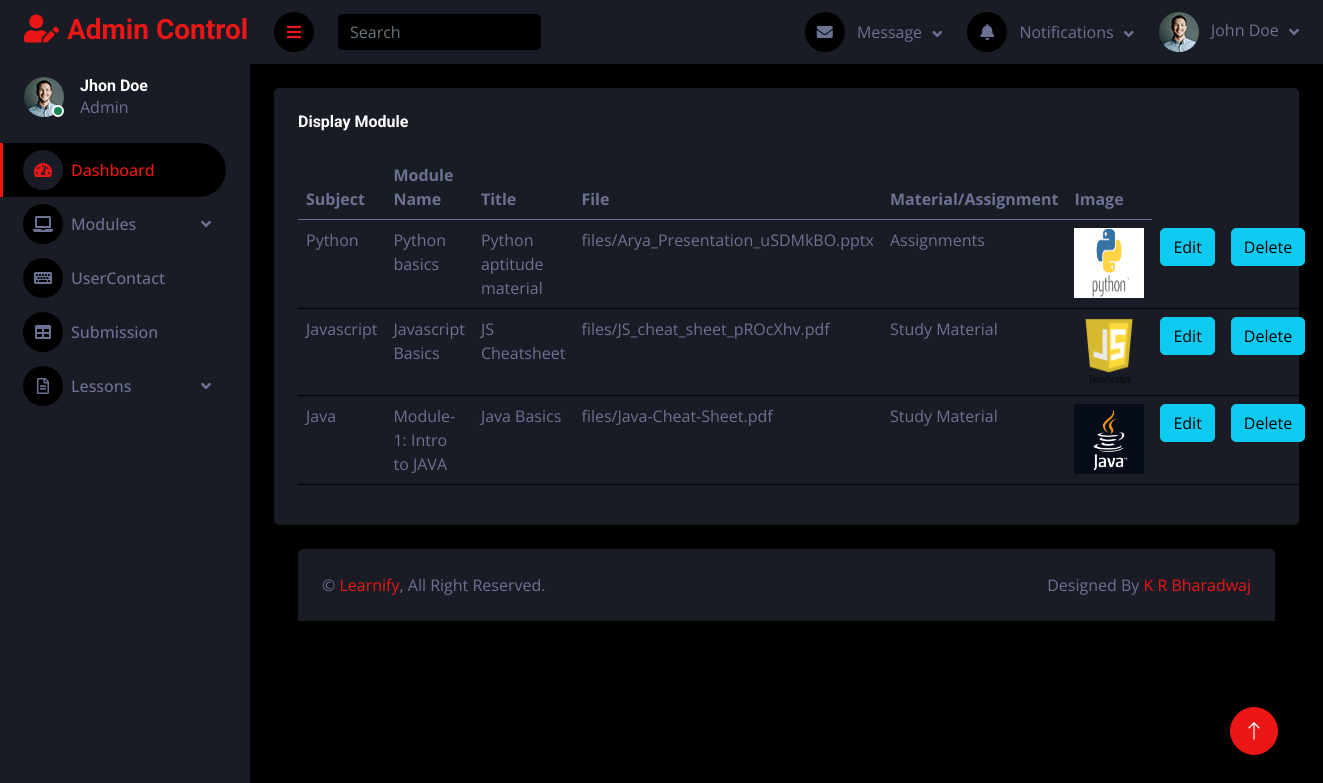
/Admapp/Displaymodule/, run on the app's committed database.
### Adminapp/models.py (models this page shows)
class CModulesDB(models.Model):
    NewModule = models.CharField(max_length=100,null=True,blank=True)
    Subject = models.CharField(max_length=100,null=True,blank=True)
    Material = models.CharField(max_length=100,null=True,blank=True)
    Image = models.ImageField(upload_to='module',null=True,blank=True)
    Files = models.FileField(upload_to='files',max_length=250)
    Select = models.CharField(max_length=100,null=True,blank=True)

### Adminapp/views.py (the view)
# urls.py: path('Displaymodule/',views.Moduledisplay,name="Moduledisplay"),
def Moduledisplay(request):
    module = CModulesDB.objects.all()
    return render(request,"DisplayModules.html",{'module':module})

### Adminapp/templates/DisplayModules.html (shortened to what this page needs)
<!DOCTYPE html>
{% extends 'AdmIndex.html' %}
{% block content %}
<html lang="en">
<head>
</head>
<body>
<div class="col-xl-12 col-l-6">
                        <div class="bg-secondary rounded h-100 p-4">
                            <h6 class="mb-4">Display Module</h6>
                            <table class="table table-responsive">
                                <thead>
                                    <tr>
                                        <th scope="col">Subject</th>
                                        <th scope="col">Module Name</th>
                                        <th scope="col">Title</th>
                                        <th scope="col">File</th>
                                        <th scope="col">Material/Assignment</th>
                                        <th scope="col">Image</th>
                                    </tr>
                                </thead>
                                <tbody>
                                {% for i in module %}
                                    <tr>
                                        <td>{{i.Subject}}</td>
                                        <td>{{i.NewModule}}</td>
                                        <td>{{i.Material}}</td>
                                        <td>{{i.Files}}</td>
                                        <td>{{i.Select}}</td>
                                        <td><img src="{{i.Image.url}}" width="70px" height="70px"></td>
                                        <td>
                                            <form action="{% url 'Moduleedit' moduleid=i.id %}">
                                                <button class="btn btn-info btn-round waves-effect waves-light">Edit</button>
                                            </form>
                                        </td>
                                        <td>
                                            <form action="{% url 'Moduledelete' moduleid=i.id %}">
                                                <button class="btn btn-info btn-round waves-effect waves-dark">Delete</button>
                                            </form>
                                        </td>
                                    </tr>
                                {% endfor %}
                                </tbody>
                            </table>
                        </div>
                    </div>
</body>
</html>
{% endblock %}

### Adminapp/templates/AdmIndex.html (shortened to what this page needs)
<!DOCTYPE html>
{% load static %}
<head>
    <link href="https://cdnjs.cloudflare.com/ajax/libs/font-awesome/5.10.0/css/all.min.css" rel="stylesheet">
    <link href="https://cdn.jsdelivr.net/npm/bootstrap-icons@1.4.1/font/bootstrap-icons.css" rel="stylesheet">
    <link href="{% static 'lib/owlcarousel/assets/owl.carousel.min.css' %}" rel="stylesheet">
    <link href="{% static 'lib/tempusdominus/css/tempusdominus-bootstrap-4.min.css' %}" rel="stylesheet" />
    <link href="{% static 'css/bootstrap.min.css' %}" rel="stylesheet">
    <link href="{% static 'css/style.css' %}" rel="stylesheet">
</head>
<body>
    <div class="container-fluid position-relative d-flex p-0">
        <div class="sidebar pe-4 pb-3">
            <nav class="navbar bg-secondary navbar-dark">
                <a href="" class="navbar-brand mx-4 mb-3">
                    <h3 class="text-primary"><i class="fa fa-user-edit me-2"></i>Admin Control</h3>
                </a>
                <div class="d-flex align-items-center ms-4 mb-4">
                    <div class="position-relative">
                        <img class="rounded-circle" src="{% static 'img/user.jpg' %}" alt="" style="width: 40px; height: 40px;">
                        <div class="bg-success rounded-circle border border-2 border-white position-absolute end-0 bottom-0 p-1"></div>
                    </div>
                    <div class="ms-3">
                        <h6 class="mb-0">Jhon Doe</h6>
                        <span>Admin</span>
                    </div>
                </div>
                <div class="navbar-nav w-100">
                    <a href="{% url 'AdmIndex' %}" class="nav-item nav-link active"><i class="fa fa-tachometer-alt me-2"></i>Dashboard</a>
                    <div class="nav-item dropdown">
                        <a href="#" class="nav-link dropdown-toggle" data-bs-toggle="dropdown"><i class="fa fa-laptop me-2"></i>Modules</a>
                    </div>
                    <a href="{% url 'Displaycontact' %}" class="nav-item nav-link"><i class="fa fa-keyboard me-2"></i>UserContact</a>
                    <a href="{% url 'DisplaySubmission' %}" class="nav-item nav-link"><i class="fa fa-table me-2"></i>Submission</a>
                    <div class="nav-item dropdown">
                        <a href="#" class="nav-link dropdown-toggle" data-bs-toggle="dropdown"><i class="far fa-file-alt me-2"></i>Lessons</a>
                    </div>
                </div>
            </nav>
        </div>
        <div class="content">
            <nav class="navbar navbar-expand bg-secondary navbar-dark sticky-top px-4 py-0">
                <a href="#" class="sidebar-toggler flex-shrink-0">
                    <i class="fa fa-bars"></i>
                </a>
                <form class="d-none d-md-flex ms-4">
                    <input class="form-control bg-dark border-0" type="search" placeholder="Search">
                </form>
                <div class="navbar-nav align-items-center ms-auto">
                    <div class="nav-item dropdown">
                        <a href="#" class="nav-link dropdown-toggle" data-bs-toggle="dropdown">
                            <i class="fa fa-envelope me-lg-2"></i>
                            <span class="d-none d-lg-inline-flex">Message</span>
                        </a>
                    </div>
                    <div class="nav-item dropdown">
                        <a href="#" class="nav-link dropdown-toggle" data-bs-toggle="dropdown">
                            <i class="fa fa-bell me-lg-2"></i>
                            <span class="d-none d-lg-inline-flex">Notifications</span>
                        </a>
                    </div>
                    <div class="nav-item dropdown">
                        <a href="#" class="nav-link dropdown-toggle" data-bs-toggle="dropdown">
                            <img class="rounded-circle me-lg-2" src="{% static 'img/user.jpg' %}" alt="" style="width: 40px; height: 40px;">
                            <span class="d-none d-lg-inline-flex">John Doe</span>
                        </a>
                    </div>
                </div>
            </nav>
            <div class="container-fluid pt-4 px-4">
                {% block content %}{% endblock %}
            <div class="container-fluid pt-4 px-4">
                <div class="bg-secondary rounded-top p-4">
                    <div class="row">
                        <div class="col-12 col-sm-6 text-center text-sm-start">
                            &copy; <a href="#">Learnify</a>, All Right Reserved.
                        </div>
                        <div class="col-12 col-sm-6 text-center text-sm-end">
                            Designed By <a href="#">K R Bharadwaj</a>
                            <br>
                        </div>
                    </div>
                </div>
            </div>
        </div>
        <a href="#" class="btn btn-lg btn-primary btn-lg-square back-to-top"><i class="bi bi-arrow-up"></i></a>
    </div>
</body>
</html>

### Adminapp/static/css/style.css (style rules this page uses)
:root { --primary: #EB1616; --secondary: #191C24; --light: #6C7293; --dark: #000000; }
.back-to-top { position: fixed; display: none; right: 45px; bottom: 45px; z-index: 99; }
.btn { transition: .5s; }
.btn-lg-square { width: 48px; height: 48px; }
.btn-square, .btn-sm-square, .btn-lg-square { padding: 0; display: inline-flex; align-items: center; justify-content: center; font-weight: normal; border-radius: 50px; }
.sidebar { position: fixed; top: 0; left: 0; bottom: 0; width: 250px; height: 100vh; overflow-y: auto; background: var(--secondary); transition: 0.5s; z-index: 999; }
.content { margin-left: 250px; min-height: 100vh; background: var(--dark); transition: 0.5s; }
@media (min-width: 992px) { .sidebar { margin-left: 0; } }
@media (min-width: 992px) { .content { width: calc(100% - 250px); } }
.sidebar .navbar .navbar-nav .nav-link { padding: 7px 20px; color: var(--light); font-weight: 500; border-left: 3px solid var(--secondary); border-radius: 0 30px 30px 0; outline: none; }
.sidebar .navbar .navbar-nav .nav-link:hover, .sidebar .navbar .navbar-nav .nav-link.active { color: var(--primary); background: var(--dark); border-color: var(--primary); }
.sidebar .navbar .navbar-nav .nav-link i { width: 40px; height: 40px; display: inline-flex; align-items: center; justify-content: center; background: var(--dark); border-radius: 40px; }
.sidebar .navbar .navbar-nav .nav-link:hover i, .sidebar .navbar .navbar-nav .nav-link.active i { background: var(--secondary); }
.sidebar .navbar .dropdown-toggle::after { position: absolute; top: 15px; right: 15px; border: none; content: "\f107"; font-family: "Font Awesome 5 Free"; font-weight: 900; transition: .5s; }
.content .navbar .navbar-nav .nav-link { margin-left: 25px; padding: 12px 0; color: var(--light); outline: none; }
.content .navbar .sidebar-toggler, .content .navbar .navbar-nav .nav-link i { width: 40px; height: 40px; display: inline-flex; align-items: center; justify-content: center; background: var(--dark); border-radius: 40px; }
.content .navbar .dropdown-toggle::after { margin-left: 6px; vertical-align: middle; border: none; content: "\f107"; font-family: "Font Awesome 5 Free"; font-weight: 900; transition: .5s; }

### data on the page
CModulesDB: Subject "Python", NewModule "Python basics", Material "Python aptitude material", Files "files/Arya_Presentation_uSDMkBO.pptx", Select "Assignments", Image (picture)
CModulesDB: Subject "Javascript", NewModule "Javascript Basics", Material "JS Cheatsheet", Files "files/JS_cheat_sheet_pROcXhv.pdf", Select "Study Material", Image (picture)
CModulesDB: Subject "Java", NewModule "Module-1: Intro to JAVA", Material "Java Basics", Files "files/Java-Cheat-Sheet.pdf", Select "Study Material", Image (picture)
